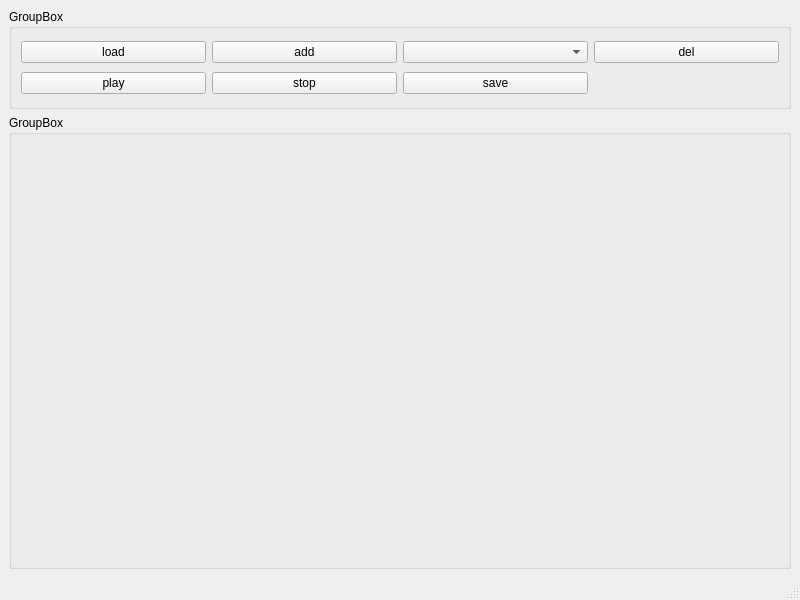
<?xml version="1.0" encoding="UTF-8"?>
<ui version="4.0">
 <class>MainWindow</class>
 <widget class="QMainWindow" name="MainWindow">
  <property name="geometry">
   <rect>
    <x>0</x>
    <y>0</y>
    <width>800</width>
    <height>600</height>
   </rect>
  </property>
  <property name="windowTitle">
   <string>MainWindow</string>
  </property>
  <widget class="QWidget" name="centralwidget">
   <layout class="QVBoxLayout" name="verticalLayout">
    <item>
     <widget class="QGroupBox" name="groupBox_control">
      <property name="maximumSize">
       <size>
        <width>16777215</width>
        <height>100</height>
       </size>
      </property>
      <property name="title">
       <string>GroupBox</string>
      </property>
      <layout class="QGridLayout" name="gridLayout">
       <item row="0" column="0">
        <widget class="QPushButton" name="pushButton_load">
         <property name="text">
          <string>load</string>
         </property>
        </widget>
       </item>
       <item row="0" column="3">
        <widget class="QPushButton" name="pushButton_del">
         <property name="text">
          <string>del</string>
         </property>
        </widget>
       </item>
       <item row="0" column="1">
        <widget class="QPushButton" name="pushButton_addcam">
         <property name="text">
          <string>add</string>
         </property>
        </widget>
       </item>
       <item row="0" column="2">
        <widget class="QComboBox" name="comboBox_list"/>
       </item>
       <item row="1" column="0">
        <widget class="QPushButton" name="pushButton_play">
         <property name="text">
          <string>play</string>
         </property>
        </widget>
       </item>
       <item row="1" column="1">
        <widget class="QPushButton" name="pushButton_stop">
         <property name="text">
          <string>stop</string>
         </property>
        </widget>
       </item>
       <item row="1" column="2">
        <widget class="QPushButton" name="pushButton_save">
         <property name="text">
          <string>save</string>
         </property>
        </widget>
       </item>
      </layout>
     </widget>
    </item>
    <item>
     <widget class="QGroupBox" name="groupBox_video">
      <property name="title">
       <string>GroupBox</string>
      </property>
     </widget>
    </item>
   </layout>
  </widget>
  <widget class="QMenuBar" name="menubar">
   <property name="geometry">
    <rect>
     <x>0</x>
     <y>0</y>
     <width>800</width>
     <height>25</height>
    </rect>
   </property>
  </widget>
  <widget class="QStatusBar" name="statusbar"/>
 </widget>
 <resources/>
 <connections/>
</ui>
